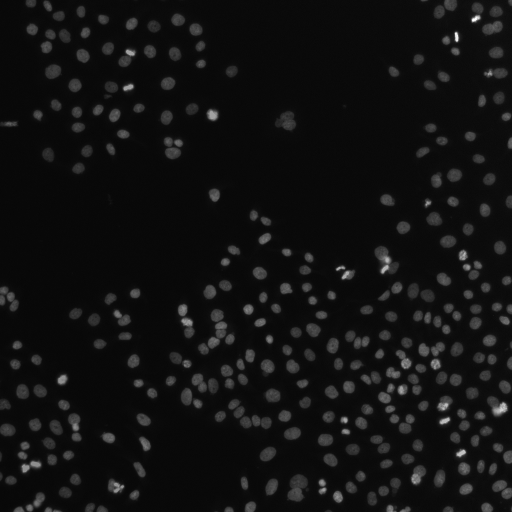
#> input picture data/human_mitosis.tif, 512 x 512 px, found by its file name
$ jupyter execute 40_working_with_data_on_google_colab.ipynb   (shell and % lines are left out)
#> lines starting #> are read from the running program, lines starting #| are printed output that depends on the picture; after the words box and inside, x2 and y2 are one past the last pixel; in counts of white or black regions, pixels touching at a corner belong together
# Working with data in Goolge Drive

In this notebook we will demonstrate how to access data in Google Drive.

_Note:_ It is not recommended to store hot research data in Google Drive. Use institutional storage resources instead.

[cell 1]
from skimage.io import imread, imsave
from skimage.filters import threshold_otsu
from skimage.measure import label
import stackview

from google.colab import drive

When executing the following cell, a window will pop up and ask you if it's ok that Google Colab accesses files on Google Drive.

[cell 2]
drive.mount('/content/gdrive')

After connecting to google drive, we can load images from there. To make this code work, please upload [human_mitos.tif](https://github.com/BiAPoL/DIGS-BB_LM_Course_Bio-Image_Analysis_2023/raw/main/data/human_mitosis.tif) to your google drive.

[cell 3]
image = imread("/content/gdrive/MyDrive/human_mitosis.tif")
#> image is the input picture: shape (512, 512); min 7, max 255, mean 17.3

stackview.insight(image)
#> (this line was passed over: stackview is not available in this run)

For demonstration purposes, we use a simple segmentation algorithm using [Otsu's Threshold](https://en.wikipedia.org/wiki/Otsu%27s_method) and [Connected Component Labeling](https://en.wikipedia.org/wiki/Connected-component_labeling).

[cell 4]
# segment the image
binary = image > threshold_otsu(image)
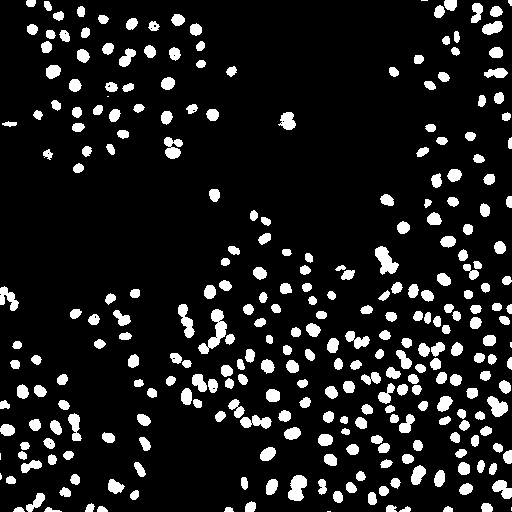
#> binary: shape (512, 512) bool; 11.4% white; 293 white regions (8 under 20 px), largest, box (x1, y1, x2, y2) and area: (198, 309, 227, 354) 490, (375, 246, 399, 275) 378, (288, 475, 307, 501) 349
labels = label(binary)
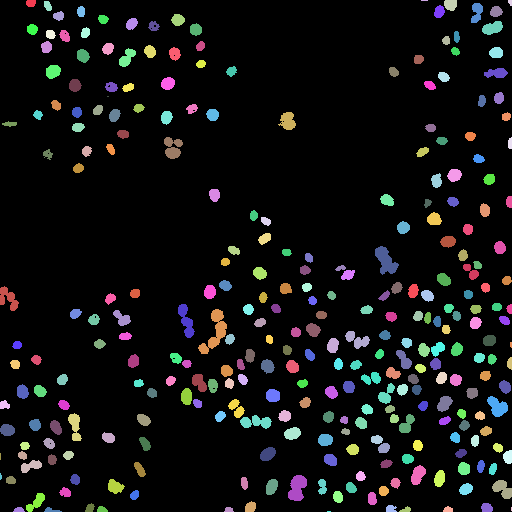
#> labels: shape (512, 512) int32; 294 distinct labels, from 0 to 293; one colour per label, 0 black

stackview.insight(labels)
#> (this line was passed over: stackview is not available in this run)
